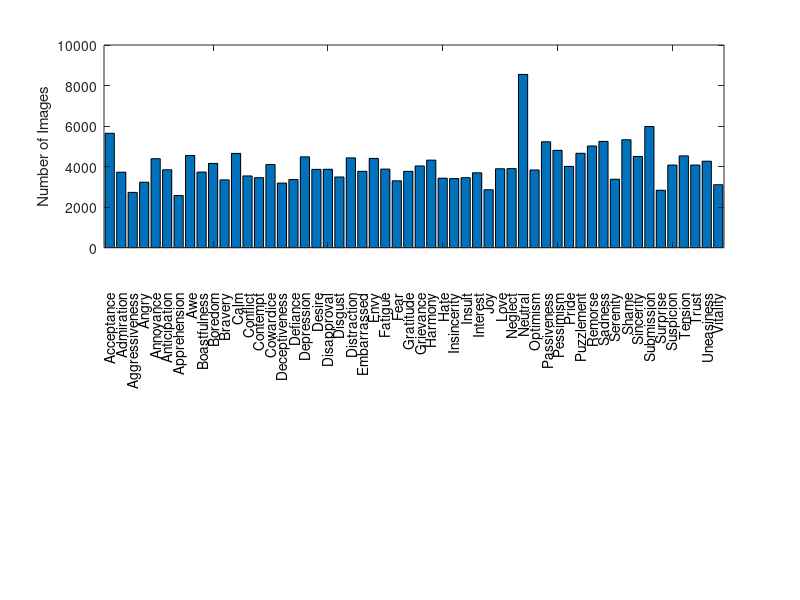

The MATLAB script that drew this image: (Note: this script raises an error after producing the figure.)
subplot(211)

% AwAeachcomp=[43.2, 42.2, 42.7, 0; 44.0, 45.3, 47.7, 49.0];
AwAeachcomp=[5642;3721;2725;3228;4388;3842;2572;4546;3728;4156;3343;4649;3537;3452;4099;3185;3360;4480;3860;3867;3485;4430;3764;4402;3875;3298;3764;4029;4317;3426;3407;3451;3693;2855;3892;3899;8547;3831;5225;4800;4008;4655;5014;5242;3375;5324;4497;5977;2831;4073;4527;4073;4264;3104;
        ];

bar(AwAeachcomp);
axis([0.5,54.5,0,10000]);
%w{1} = 'Before T-embed'; w{2} ='After T-embed';
%legend('Zhou','Robrbach on V','Robrbach on A','Our multi-view randomwalk');


w{1}='Acceptance';w{2}='Admiration';w{3}='Aggressiveness';w{4}='Angry';w{5}='Annoyance';w{6}='Anticipation';w{7}='Apprehension';w{8}='Awe';w{9}='Boastfulness';w{10}='Boredom';w{11}='Bravery';w{12}='Calm';w{13}='Conflict';w{14}='Contempt';w{15}='Cowardice';w{16}='Deceptiveness';w{17}='Defiance';w{18}='Depression';w{19}='Desire';w{20}='Disapproval';w{21}='Disgust';w{22}='Distraction';w{23}='Embarrassed';w{24}='Envy';w{25}='Fatigue';w{26}='Fear';w{27}='Gratitude';w{28}='Grievance';w{29}='Harmony';w{30}='Hate';w{31}='Insincerity';w{32}='Insult';w{33}='Interest';w{34}='Joy';w{35}='Love';w{36}='Neglect';w{37}='Neutral';w{38}='Optimism';w{39}='Passiveness';w{40}='Pessimism';w{41}='Pride';w{42}='Puzzlement';w{43}='Remorse';w{44}='Sadness';w{45}='Serenity';w{46}='Shame';w{47}='Sincerity';w{48}='Submission';w{49}='Surprise';w{50}='Suspicion';w{51}='Tension';w{52}='Trust';w{53}='Uneasiness';w{54}='Vitality';
set(gca,'xticklabel',w);
%h=my_xticklabels(gca,[1:54],w);
a=get(gca,'XTickLabel');
b=get(gca,'XTick');
b=1:54
c=get(gca,'YTick');
%rotateticklabel(h,90);
set(gca,'XTickLabel',[]);
th=text(b,repmat(c(1)-1.1*(c(2)-c(1)),length(b),1),a,'HorizontalAlignment','right','rotation',90);
%title('Comparing Alternative-LP on AwA');
% xlabel('Different Spaces')
ylabel('Number of Images');
nice_plot;